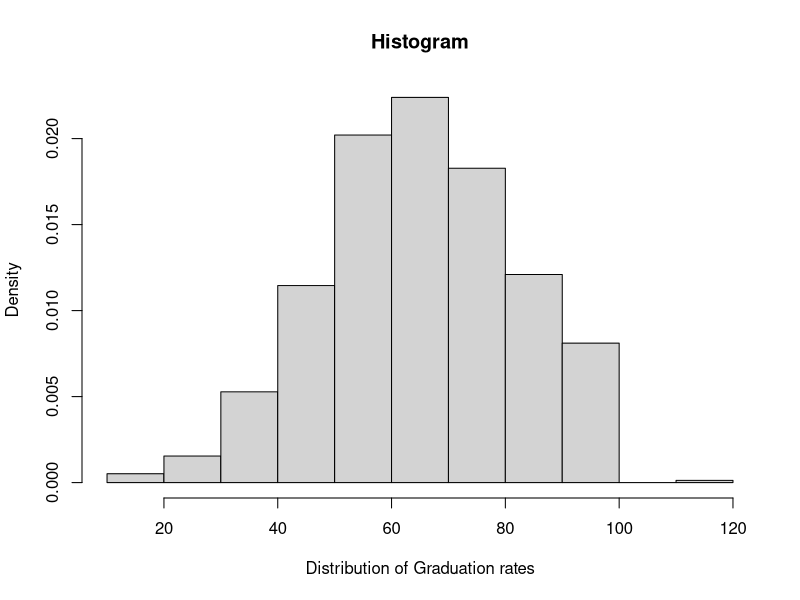
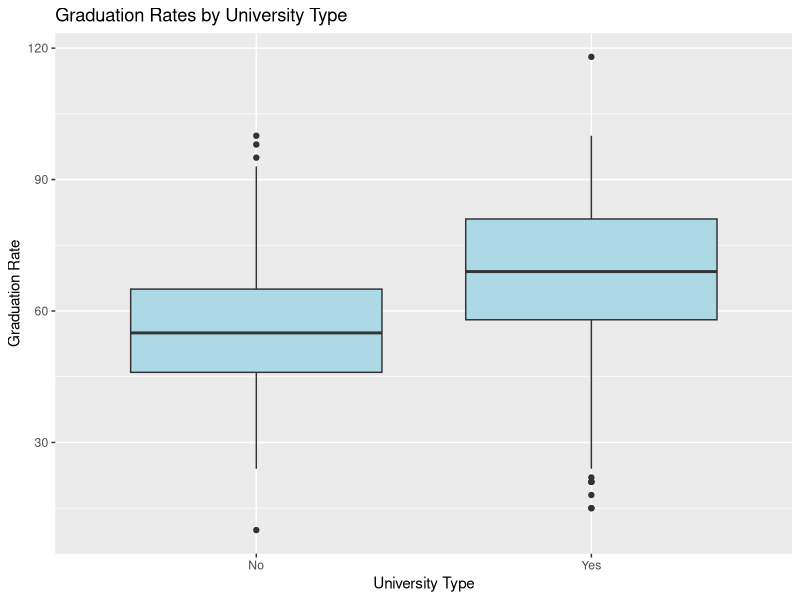
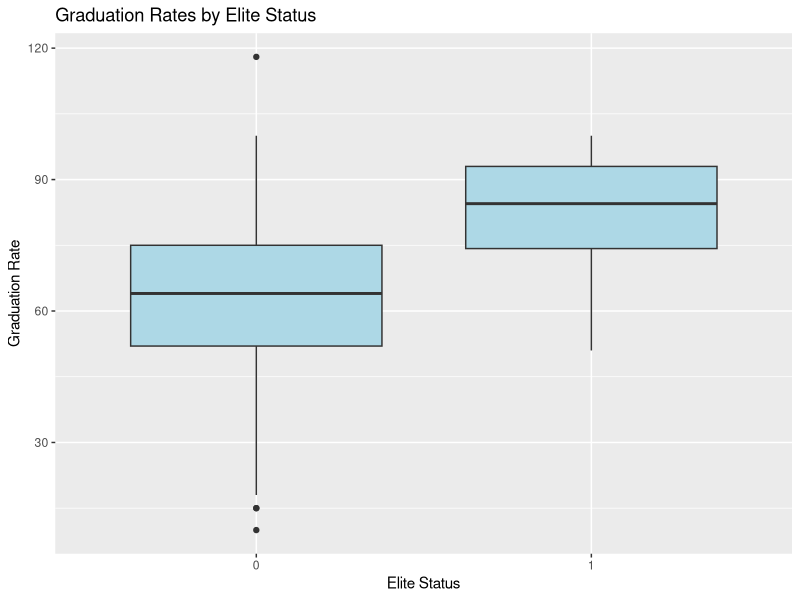
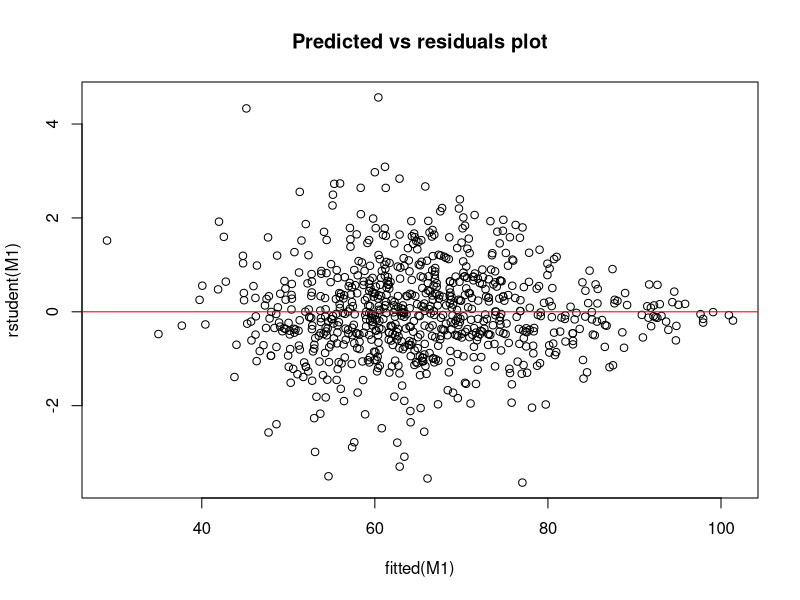
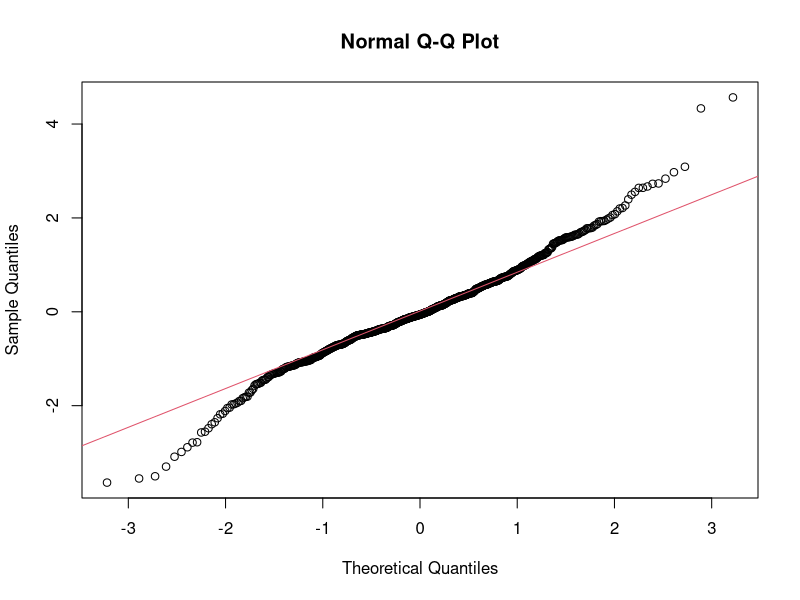
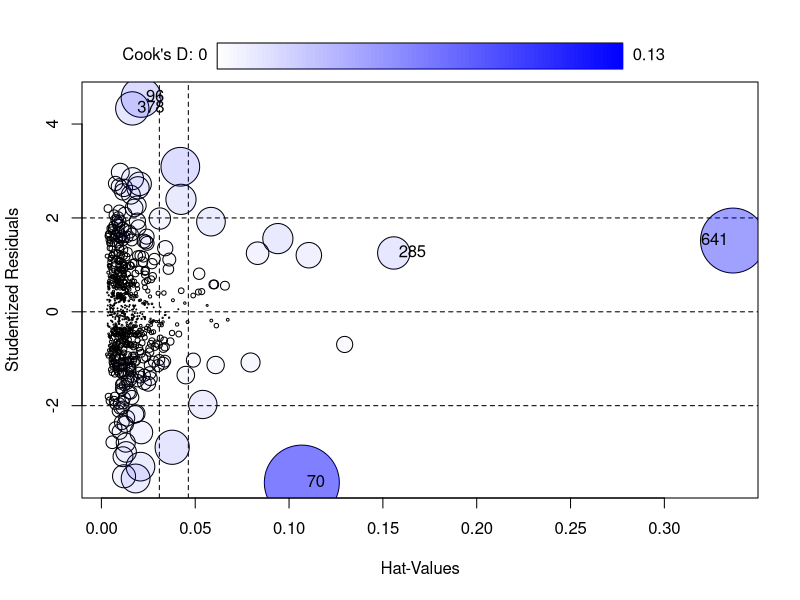

Generate these figures, in order, with R:
## ---- chunk 1
knitr::opts_chunk$set(echo = TRUE)
## ---- chunk 2
library(ggplot2)
## ---- chunk 3
college <- read.csv2("college.csv", header = TRUE, sep = ",")
summary(college)
## ---- chunk 4
college$Accept.pct = as.numeric(college$Accept.pct)
college$S.F.Ratio = as.numeric(college$S.F.Ratio)
## ---- chunk 5
hist(college$Grad.Rate, xlab="Distribution of Graduation rates", prob=TRUE, main="Histogram")
## ---- chunk 6
correlation = cor(college[ ,sapply(college,is.numeric)])
correlation["Grad.Rate", ]
## ---- chunk 7
ggplot(college, aes(x = Private, y = Grad.Rate)) +
  geom_boxplot(fill = "lightblue") +
  labs(x = "University Type", y = "Graduation Rate") +
  ggtitle("Graduation Rates by University Type")
## ---- chunk 8
ggplot(college, aes(x = as.factor(Elite10), y = Grad.Rate)) +
  geom_boxplot(fill = "lightblue") +
  labs(title = "Graduation Rates by Elite Status",
       x = "Elite Status",
       y = "Graduation Rate")
## ---- chunk 9

data = college[ , -which(names(college) == "school")]


## ---- chunk 10

college_fit <- lm(Grad.Rate ~ ., data)
summary(college_fit)
## ---- chunk 11
library(car)
stat<- vif(college_fit)
stat
## ---- chunk 12
step(college_fit, direction = "backward")
## ---- chunk 13
base = lm(Grad.Rate ~ 1, data = data)
step(base , scope = list(upper = college_fit,lower = ~1),direction = "forward")
## ---- chunk 14
M1 = lm(Grad.Rate ~ Outstate + perc.alumni + Accept.pct + 
    P.Undergrad + F.Undergrad + Room.Board + Expend + Personal + 
    Private + PhD + Elite10, data = data)
summary(M1)
## ---- chunk 15
plot( fitted(M1), rstudent(M1), main="Predicted vs residuals plot")
abline(a=0, b=0, col='red')
## ---- chunk 16
qqnorm(rstudent(M1))
qqline(rstudent(M1), col = 2)
## ---- chunk 17
influencePlot(M1)
## ---- chunk 18
summary(M1)$r.squared

## ---- chunk 19
M2 <- lm(Grad.Rate ~ Elite10 + Accept.pct + Outstate + perc.alumni + Expend +
                 Elite10:Accept.pct + Elite10:Outstate + 
                 Elite10:perc.alumni + Elite10:Expend, data = data)
summary(M2)
## ---- chunk 20
step(M2, direction = "backward")
## ---- chunk 21
M2_fit = lm(Grad.Rate ~ Elite10 + Accept.pct + Outstate + perc.alumni + 
    Expend + Elite10:Accept.pct + Elite10:Outstate + Elite10:Expend, 
    data = data)
summary(M2_fit)
## ---- chunk 22
summary(M2_fit)$coefficients[ ,"Estimate"]
## ---- chunk 23
library(caret)
set.seed(123)
ctrl <- trainControl(method = "cv", number = 5)
cv_M1 <- train(formula(M1), data = data, method = "lm", trControl = ctrl)
summary(cv_M1)
## ---- chunk 24
mape <- function(actual, predicted) {
  mean(abs((actual - predicted) / actual)) * 100
}
## ---- chunk 25
mape_value <- mape(data$Grad.Rate, predict(cv_M1, newdata = data))
mape_value
## ---- chunk 26
cv_M2 <- train(formula(M2_fit), data = data, method = "lm", trControl = ctrl)
summary(cv_M2)
## ---- chunk 27
mape_value2 <- mape(data$Grad.Rate, predict(cv_M2, newdata = data))
mape_value2
